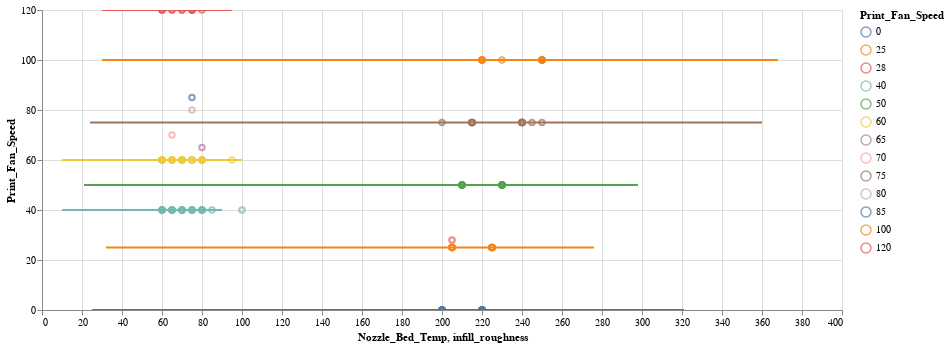

Notebook code for this chart:
### Code cell
points = alt.Chart(new_df).mark_point().encode(
  x='Nozzle_Bed_Temp',
  y='Print_Fan_Speed',
  color='Print_Fan_Speed:N'
).properties(
  width=800
)

lines = alt.Chart(new_df).mark_line().encode(
  x='infill_roughness',
  y='Print_Fan_Speed',
  color='Print_Fan_Speed:N'
).properties(
  width=800
).interactive(bind_y=False)
              
point_lines = points + lines

point_lines

### Figure 1 — Vega-Lite specification as saved in the notebook (floating-point values rounded to 4 significant figures; data arrays with more than 128 entries replaced by an {"elided": "..."} marker saying what was removed)
{"config": {"view": {"continuousWidth": 400, "continuousHeight": 300}}, "layer": [{"mark": "point", "encoding": {"color": {"type": "nominal", "field": "Print_Fan_Speed"}, "x": {"type": "quantitative", "field": "Nozzle_Bed_Temp"}, "y": {"type": "quantitative", "field": "Print_Fan_Speed"}}, "width": 800}, {"mark": "line", "encoding": {"color": {"type": "nominal", "field": "Print_Fan_Speed"}, "x": {"type": "quantitative", "field": "infill_roughness"}, "y": {"type": "quantitative", "field": "Print_Fan_Speed"}}, "selection": {"selector027": {"type": "interval", "bind": "scales", "encodings": ["x"]}}, "width": 800}], "data": {"name": "data-5167cea56affb5d0891cc832fa285ac4"}, "$schema": "https://vega.github.io/schema/vega-lite/v4.8.1.json", "datasets": {"data-5167cea56affb5d0891cc832fa285ac4": {"elided": "132 records"}}}
